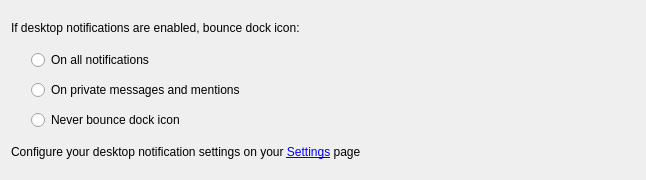
<?xml version="1.0" encoding="UTF-8"?>
<ui version="4.0">
 <class>NotificationPreferences</class>
 <widget class="QWidget" name="NotificationPreferences">
  <property name="geometry">
   <rect>
    <x>0</x>
    <y>0</y>
    <width>646</width>
    <height>180</height>
   </rect>
  </property>
  <property name="sizePolicy">
   <sizepolicy hsizetype="Fixed" vsizetype="Fixed">
    <horstretch>0</horstretch>
    <verstretch>0</verstretch>
   </sizepolicy>
  </property>
  <property name="windowTitle">
   <string>Form</string>
  </property>
  <layout class="QVBoxLayout" name="verticalLayout_2">
   <item>
    <widget class="QLabel" name="bounceTitleLabel">
     <property name="text">
      <string>If desktop notifications are enabled, bounce dock icon:</string>
     </property>
    </widget>
   </item>
   <item>
    <layout class="QHBoxLayout" name="horizontalLayout">
     <item>
      <spacer name="horizontalSpacer">
       <property name="orientation">
        <enum>Qt::Horizontal</enum>
       </property>
       <property name="sizeType">
        <enum>QSizePolicy::Maximum</enum>
       </property>
       <property name="sizeHint" stdset="0">
        <size>
         <width>20</width>
         <height>20</height>
        </size>
       </property>
      </spacer>
     </item>
     <item>
      <layout class="QVBoxLayout" name="verticalLayout">
       <property name="spacing">
        <number>10</number>
       </property>
       <item>
        <widget class="QRadioButton" name="bounceOnAll">
         <property name="text">
          <string>On all notifications</string>
         </property>
        </widget>
       </item>
       <item>
        <widget class="QRadioButton" name="bounceOnPrivate">
         <property name="text">
          <string>On private messages and mentions</string>
         </property>
        </widget>
       </item>
       <item>
        <widget class="QRadioButton" name="bounceNever">
         <property name="text">
          <string>Never bounce dock icon</string>
         </property>
        </widget>
       </item>
      </layout>
     </item>
    </layout>
   </item>
   <item>
    <widget class="QLabel" name="webpageSettingsLabel">
     <property name="text">
      <string>Configure your desktop notification settings on your &lt;a href=&quot;#settings&quot;&gt;Settings&lt;/a&gt; page</string>
     </property>
     <property name="openExternalLinks">
      <bool>false</bool>
     </property>
    </widget>
   </item>
  </layout>
 </widget>
 <resources/>
 <connections/>
</ui>
